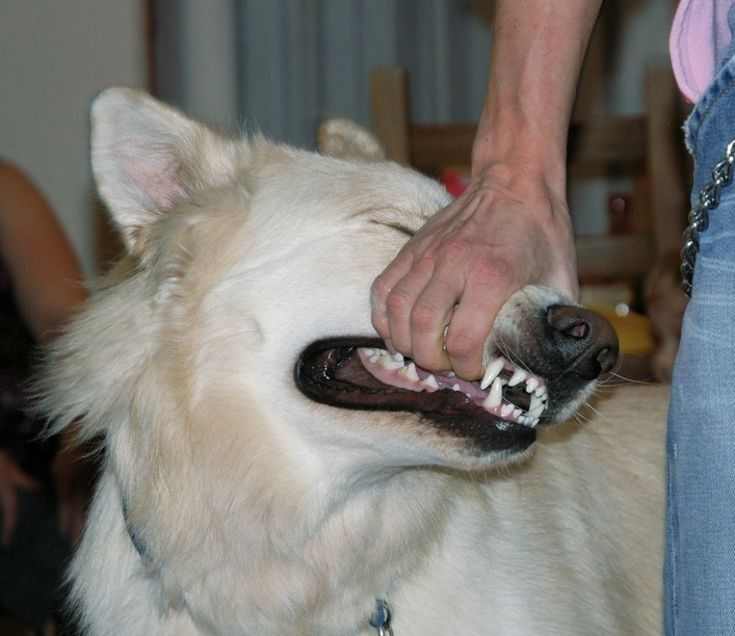
#> input picture dogs.jpg, 735 x 636 px
$ python ascii-image-conv.py
#> lines starting #> are read from the running program, lines starting #| are printed output that depends on the picture
# IMPORTS
from PIL import Image


# 30 levels of gray using ASCII
ascii_values = '░░░░░░░░░░▒▒▒▒▒▒▒▒▒▒▓▓▓▓▓▓▓▓▓▓'

image_name = str(input("Enter the name of the image: "))
#> the answer given: dogs.jpg
# Opening image and converting it to grayscale.
image = Image.open(str(image_name)).convert('L')
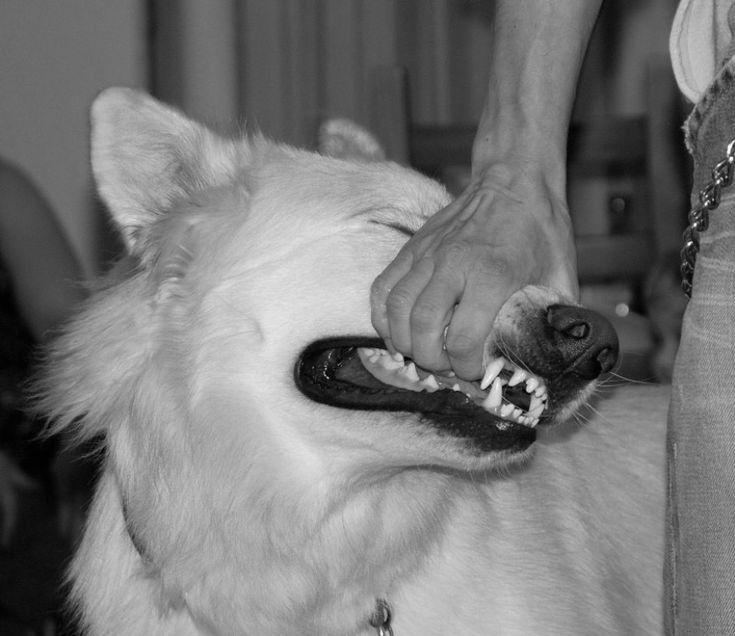
#> image: PIL image 735x636 L; min 0, max 252, mean 119.4

# Input for the new width of the image.
new_width = int(input("Select the width for the image: "))
#> the answer given: 1

# Height is calculated and adjusted to preserve the aspect ratio
new_height = int(((image.height * new_width) / image.width) *.5)
#> new_height = 0

# Resizing the image.
#> (the run stopped early here; a loop or call above may not have finished)
